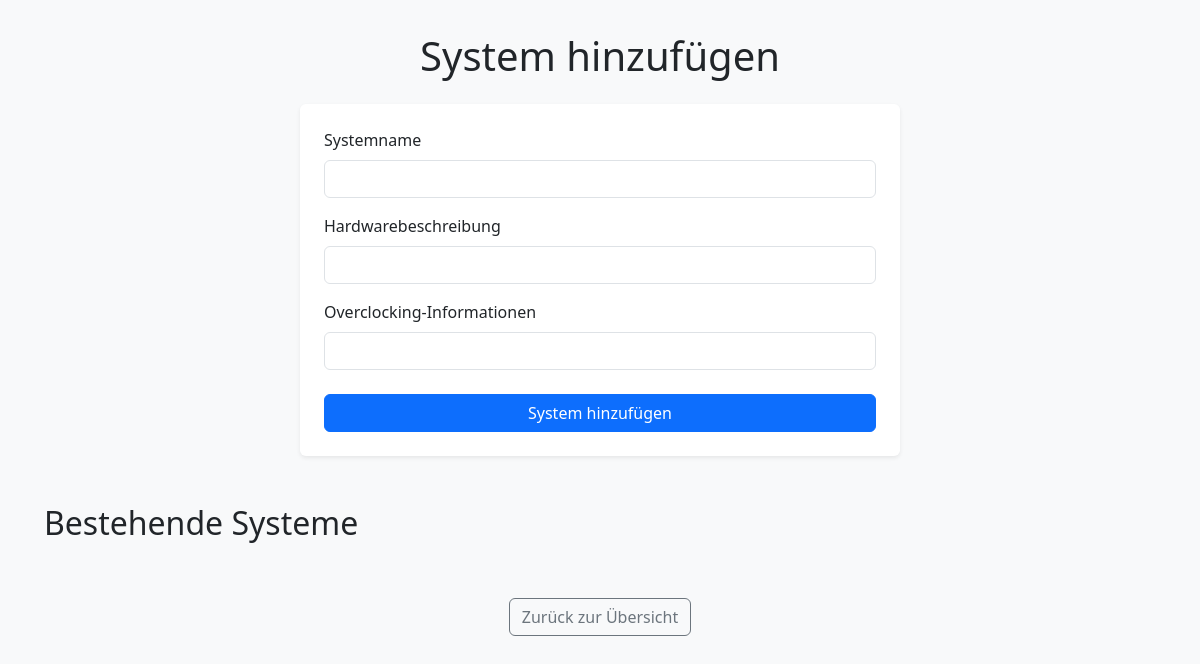
/add_system, run on an earlier commit of the app's database.
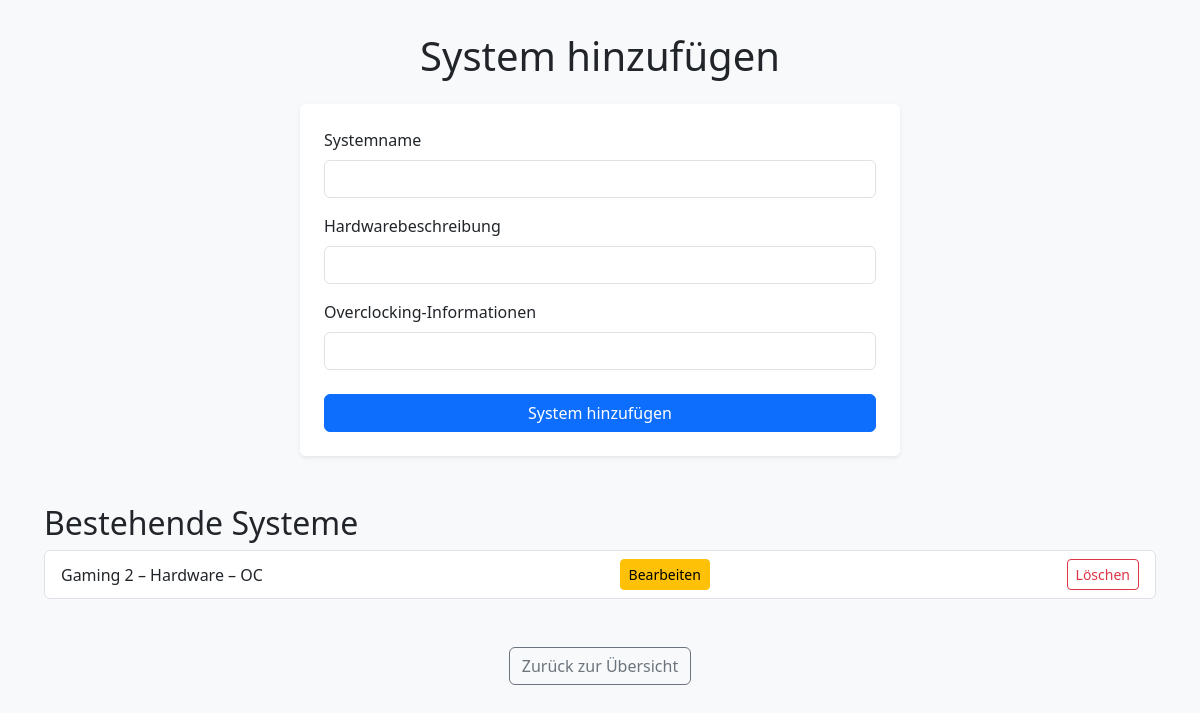
And on a later commit of the database.
### app.py (models this page shows)
class System(db.Model):
    id = db.Column(db.Integer, primary_key=True)
    name = db.Column(db.String(100), nullable=False)
    hardware = db.Column(db.String(200))
    oc = db.Column(db.String(100))
    benchmarks = db.relationship('Benchmark', backref='system', cascade="all, delete-orphan")

### app.py (the view, shortened to what this page needs)
@app.route('/add_system', methods=['GET', 'POST'])
def add_system():
    systems = System.query.all()
    return render_template('add_system.html', systems=systems)

### templates/add_system.html (shortened to what this page needs)
<!doctype html>
<html lang="de">
<head>
  <link href="https://cdn.jsdelivr.net/npm/bootstrap@5.3.3/dist/css/bootstrap.min.css" rel="stylesheet">
  <link rel="stylesheet" href="https://cdnjs.cloudflare.com/ajax/libs/animate.css/4.1.1/animate.min.css"/>
</head>
<body>
  <div class="container animate__animated animate__fadeIn">
    <h1 class="mb-4 text-center">System hinzufügen</h1>
    <div class="form-container bg-white p-4 rounded shadow-sm">
      <form method="post" class="needs-validation" novalidate>
        <div class="mb-3">
          <label for="name" class="form-label">Systemname</label>
          <input type="text" class="form-control" id="name" name="name" required>
        </div>
        <div class="mb-3">
          <label for="hardware" class="form-label">Hardwarebeschreibung</label>
          <input type="text" class="form-control" id="hardware" name="hardware" required>
        </div>
        <div class="mb-4">
          <label for="oc" class="form-label">Overclocking-Informationen</label>
          <input type="text" class="form-control" id="oc" name="oc" required>
        </div>
        <div class="d-grid">
          <button type="submit" class="btn btn-primary">System hinzufügen</button>
        </div>
      </form>
    </div>
    <div class="mt-5">
      <h2>Bestehende Systeme</h2>
      <ul class="list-group">
        {% for system in systems %}
          <li class="list-group-item d-flex justify-content-between align-items-center">
            {{ system.name }} – {{ system.hardware }} – {{ system.oc }}
            <a href="{{ url_for('edit_system', system_id=system.id) }}" class="btn btn-sm btn-warning">Bearbeiten</a>
            <a href="{{ url_for('delete_system', system_id=system.id) }}" class="btn btn-sm btn-outline-danger">Löschen</a>
          </li>
        {% endfor %}
      </ul>
    </div>
    <div class="mt-5 text-center">
      <a href="{{ url_for('index') }}" class="btn btn-outline-secondary">Zurück zur Übersicht</a>
    </div>
  </div>
</body>
</html>

What changed in the data, as far as the page shows it:
added System: name "Gaming 2", hardware "Hardware", oc "OC"
